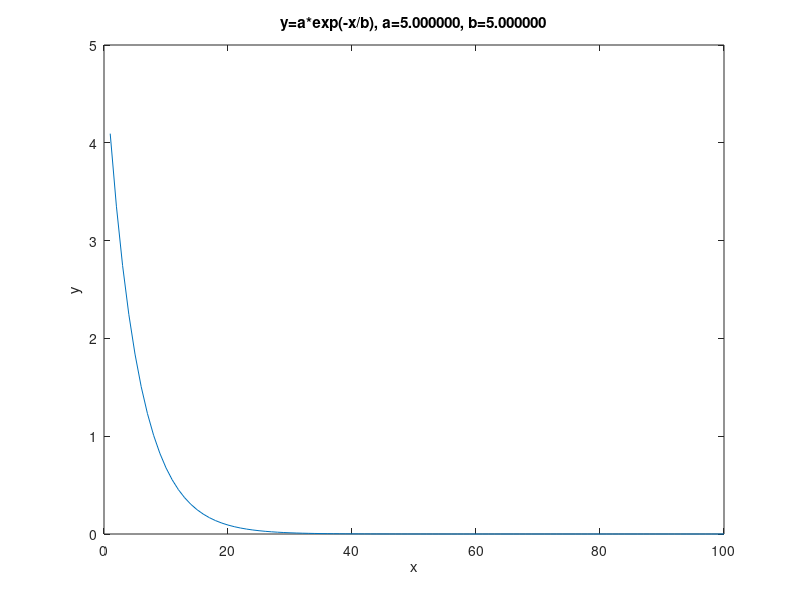
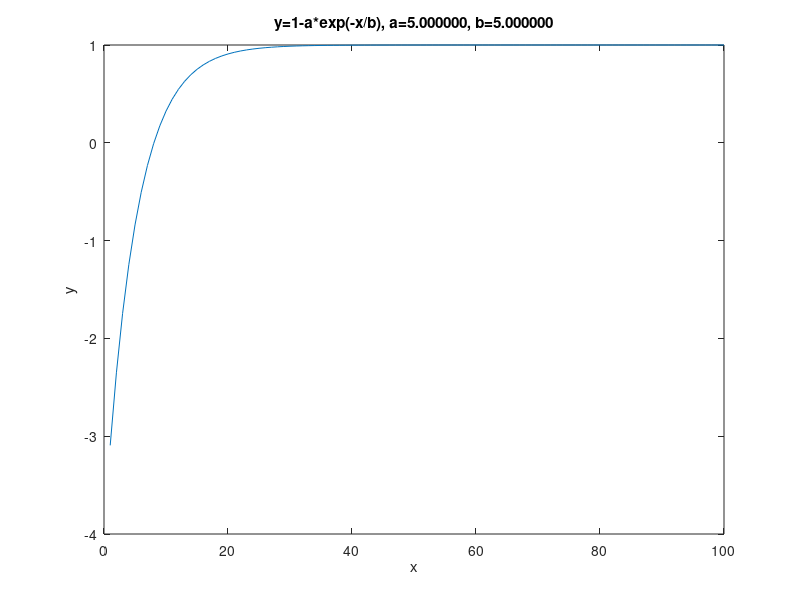

The MATLAB source for these figures, in order: (Note: this script raises an error after producing the figures.)
% start with some curves
x=1:100;
for a=5
    for b=5
        y1=a*exp(-1.*x/b);
        figure
        plot(x,y1);
        myTitle = sprintf('y=a*exp(-x/b), a=%f, b=%f', a,b);
        title(myTitle);
        xlabel('x');
        ylabel('y');

        y2=1-a*exp(-1.*x/b); % SHAPE FOR 1702 PEAK TIME SERIES
        figure
        plot(x,y2);
        myTitle = sprintf('y=1-a*exp(-x/b), a=%f, b=%f', a,b);
        title(myTitle);
        xlabel('x');
        ylabel('y');
    end
end

% now play with y1 and y2 and try to fit them to a model
%result1 = curveFitting(x, 0, y1, 1, [0.01 0.01]);
%result2 = curveFitting(x, 0, y2, 2, [0.01 0.01]);
result3 = curveFitting(x, 0, y1, 2, [0.01 0.01]); % DOESN'T FIND CORRECT a,b
pause(1);
result3 = curveFitting(x, 0, y1, 2, [0.05 0.05]); % DOESN'T FIND CORRECT a,b
pause(1);
result3 = curveFitting(x, 0, y1, 2, [0.07 0.07]); % WORKS TO FIND CORRECT a,b
pause(1);
result3 = curveFitting(x, 0, y1, 2, [0.1 0.1]); % WORKS TO FIND CORRECT a,b
pause(1);
result3 = curveFitting(x, 0, y1, 2, [1.0 0.01]); % DOESN'T FIND CORRECT a,b
pause(1);
result3 = curveFitting(x, 0, y1, 2, [1.0 1.0]); % WORKS TO FIND CORRECT a,b
pause(1);

%result4 = curveFitting(x, 0, y2, 1, [0.01 0.01]);
pause(1);

function j = curveFitting(t, offset, y, model, startPoint)
    % To avoid this error: "NaN computed by model function, fitting cannot continue.
    % Try using or tightening upper and lower bounds on coefficients.", do not set
    % start point to 0. 
    % Ref=https://www.mathworks.com/matlabcentral/answers/132082-curve-fitting-toolbox-error
    switch model
        case 1
            % it's like discharging capacitor
            g = fittype('1 - a*exp(-1*x/b)');
        case 2
            % it's like charging capacitor
            g = fittype('a*exp(-1*x/b)');
     end

    xCurve = (t-offset)';
    yCurve = y';
    % xCurve and yCurve are both nx1 row-column form 
    % StartPoint wants 2 points for this type of fit
    f0 = fit(xCurve,yCurve,g,'StartPoint',startPoint);

    % set the range to draw the exponential curve
    numRows = size(xCurve,1);
    startXX = xCurve(1);
    finishXX = xCurve(numRows);
    xx = linspace(startXX, finishXX, numRows);
    figure
    plot(xCurve,yCurve,'o',xx,f0(xx));
    fprintf('a=%f, b=%f\n', f0.a, f0.b);
    j = f0;
end